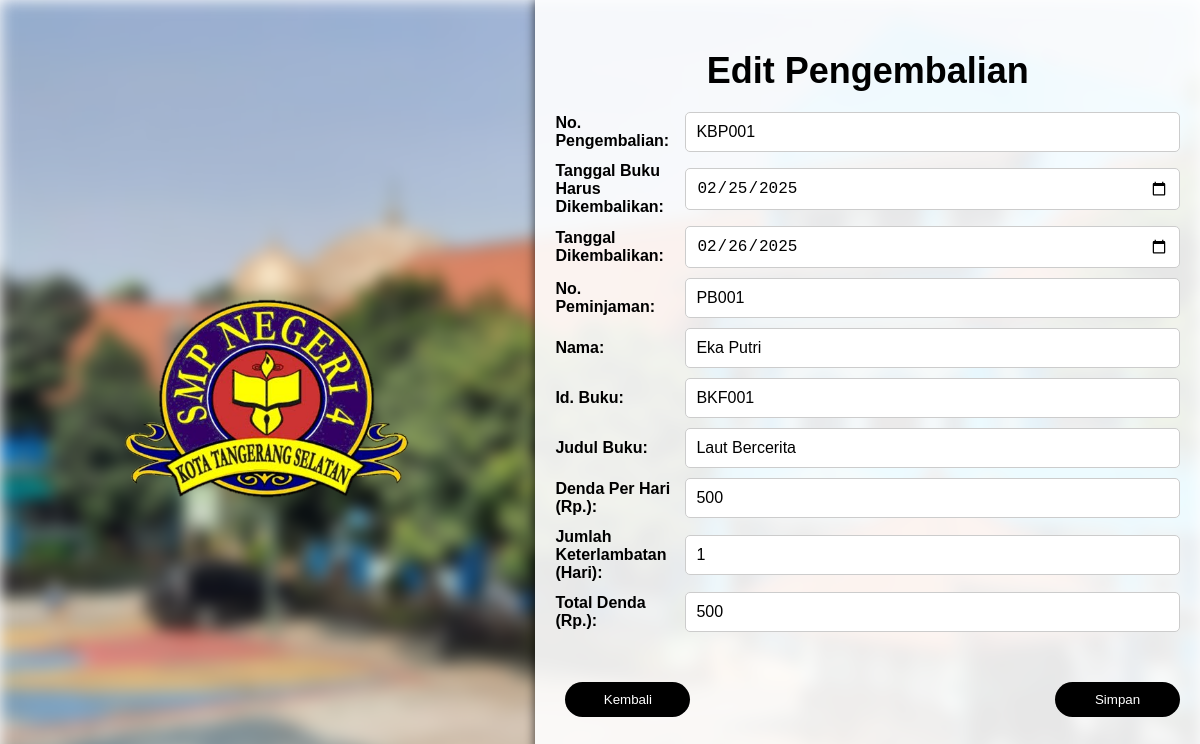
/Pengembalian/Simpan_Pengembalian.php?id=KBP001, run on the app's committed database.
### tables this page shows
CREATE TABLE `tb_pengembalian` (
  `no_pengembalian` varchar(10) NOT NULL,
  `tgl_kembali` date NOT NULL,
  `tgl_dikembalikan` date NOT NULL,
  `no_peminjaman` varchar(10) DEFAULT NULL,
  `nama` varchar(100) DEFAULT NULL,
  `id_buku` varchar(20) DEFAULT NULL,
  `judul_buku` varchar(100) DEFAULT NULL,
  `denda_per_hari` int(11) DEFAULT 500,
  `keterlambatan` int(11) DEFAULT 0,
  `total_denda` int(11) DEFAULT 0
);

### Pengembalian/Simpan_Pengembalian.php (the view, shortened to what this page needs)
<?php
include '../koneksi.php';
$noPengembalian = "";
$noPeminjaman = "";
$nama = $idBuku = $judul = $tglKembali = $tglDikembalikan = "";
$dendahari = 500;
$totalDenda = 0;
if (isset($_GET['id'])) {
    $noPengembalian = $_GET['id'];
    $stmt = $conn->prepare("SELECT * FROM tb_pengembalian WHERE no_pengembalian = ?");
    $stmt->bind_param("s", $noPengembalian);
    $stmt->execute();
    $result = $stmt->get_result();
    $pengembalian = $result->fetch_assoc();
    if ($pengembalian) {
        $noPeminjaman = $pengembalian['no_peminjaman'];
        $tglKembali = $pengembalian['tgl_kembali'];
        $tglDikembalikan = $pengembalian['tgl_dikembalikan'];
        $nama = $pengembalian['nama'];
        $idBuku = $pengembalian['id_buku'];
        $judul = $pengembalian['judul_buku'];
        $dendahari = $pengembalian['denda_per_hari'];
        $jumlahKeterlambatan = $pengembalian['keterlambatan'];
        $totalDenda = $pengembalian['total_denda'];
    }
}
?>
<!DOCTYPE html>
<html lang="en">
<head>
</head>
<body>
<div class="logo-container">
    <img src="../Img/Smpn4tangsel.png" alt="Logo Sekolah" style="width: 300px; height: auto;" />
</div>
<div class="container">
    <h2><?= isset($_GET['id']) ? "Edit Pengembalian" : "Input Pengembalian" ?></h2>
    <form action="" method="post">
        <div class="input-group">
            <label for="noPengembalian">No. Pengembalian:</label>
            <input type="text" id="noPengembalian" name="noPengembalian" value="<?= $noPengembalian ?>" required readonly />
        </div>
        <div class="input-group">
            <label for="tglkembali">Tanggal Buku Harus Dikembalikan:</label>
            <input type="date" id="tglkembali" name="tglkembali" value="<?= $tglKembali ?? '' ?>" required />
        </div>
        <div class="input-group">
            <label for="tgldikembalikan">Tanggal Dikembalikan:</label>
            <input type="date" id="tgldikembalikan" name="tgldikembalikan" value="<?= isset($tglDikembalikan) ? $tglDikembalikan : '' ?>" required />
        </div>
        <div class="input-group">
            <label for="noPeminjaman">No. Peminjaman:</label>
            <input type="text" id="noPeminjaman" name="noPeminjaman" value="<?= $noPeminjaman ?>" required oninput="fetchPeminjamanData()" />
        </div>
        <div class="input-group">
            <label for="nama">Nama:</label>
            <input type="text" id="nama" name="nama" value="<?= $nama ?>" required readonly />
        </div>
        <div class="input-group">
            <label for="idBuku">Id. Buku:</label>
            <input type="text" id="idBuku" name="idBuku" value="<?= $idBuku ?>" required readonly />
        </div>
        <div class="input-group">
            <label for="judul">Judul Buku:</label>
            <input type="text" id="judul" name="judul" value="<?= $judul ?>" required readonly />
        </div>
        <div class="input-group">
            <label for="dendahari">Denda Per Hari (Rp.):</label>
            <input type="number" id="dendahari" name="dendahari" value="<?= $dendahari ?>" required readonly />
        </div>
        <div class="input-group">
            <label for="jumlahKeterlambatan">Jumlah Keterlambatan (Hari):</label>
            <input type="number" id="jumlahKeterlambatan" name="jumlahKeterlambatan" value="<?= $jumlahKeterlambatan ?? 0 ?>" required readonly />
        </div>
        <div class="input-group">
            <label for="totalDenda">Total Denda (Rp.):</label>
            <input type="number" id="totalDenda" name="totalDenda" value="<?= $totalDenda ?>" required readonly />
        </div>
        <div class="button-container">
            <button type="button" onclick="window.location.href='Data_Pengembalian.html'">Kembali</button>
            <button type="submit" name="submit">Simpan</button>
        </div>
    </form>
</div>
</body>
</html>

### Pengembalian/Simpan_Pengembalian.php (style rules this page uses)
body { font-family: Arial, sans-serif; margin: 0; padding: 0; display: flex; height: 100vh; position: relative; overflow: hidden; }
body::before { content: ""; position: absolute; top: 0; left: 0; width: 100%; height: 100%; background-image: url("../Img/depan.jpg"); background-size: cover; background-position: center; filter: blur(8px); z-index: 1; }
.logo-container { width: 50%; display: flex; justify-content: center; align-items: center; z-index: 2; }
.container { background-color: rgba(255, 255, 255, 0.9); padding: 20px; font-weight: bold; text-align: left; box-shadow: 0 0 10px rgba(0, 0, 0, 0.7); width: 700px; height: auto; position: relative; z-index: 2; margin-left: auto; max-height: 100vh; overflow-y: auto; scrollbar-width: thin; }
h2 { font-size: 36px; margin-bottom: 20px; text-align: center; }
.input-group { display: flex; align-items: center; margin: 10px 0; }
label { width: 120px; margin-right: 10px; }
input[type="text"], input[type="number"], input[type="date"] { flex: 1; padding: 10px; border: 1px solid #ccc; border-radius: 5px; font-size: 16px; box-sizing: border-box; }
.button-container { margin-top: 20px; display: flex; justify-content: space-between; align-items: center; }
button { padding: 10px; background-color: black; color: white; border: none; border-radius: 20px; cursor: pointer; width: 20%; margin-left: 10px; margin-top: 30px; margin-bottom: 10px; }

### data on the page
tb_pengembalian: tglkembali "02/25/2025", tgldikembalikan "02/26/2025", noPeminjaman "PB001", nama "Eka Putri", idBuku "BKF001", judul "Laut Bercerita", dendahari "500", jumlahKeterlambatan "1", totalDenda "500"
